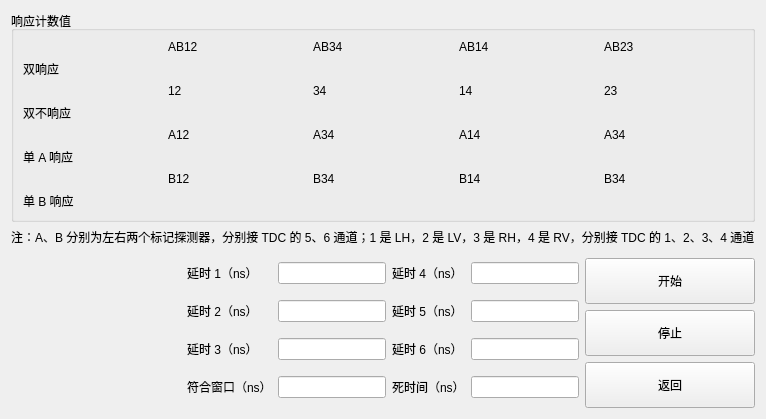
<?xml version="1.0" encoding="UTF-8"?>
<ui version="4.0">
 <class>HeraldQkdWidget</class>
 <widget class="QWidget" name="HeraldQkdWidget">
  <property name="geometry">
   <rect>
    <x>0</x>
    <y>0</y>
    <width>656</width>
    <height>419</height>
   </rect>
  </property>
  <property name="windowTitle">
   <string>Form</string>
  </property>
  <layout class="QGridLayout" name="gridLayout">
   <item row="3" column="2">
    <layout class="QVBoxLayout" name="verticalLayout_2">
     <item>
      <widget class="QPushButton" name="buttonStart">
       <property name="sizePolicy">
        <sizepolicy hsizetype="MinimumExpanding" vsizetype="MinimumExpanding">
         <horstretch>0</horstretch>
         <verstretch>0</verstretch>
        </sizepolicy>
       </property>
       <property name="text">
        <string>开始</string>
       </property>
      </widget>
     </item>
     <item>
      <widget class="QPushButton" name="buttonStop">
       <property name="sizePolicy">
        <sizepolicy hsizetype="Preferred" vsizetype="MinimumExpanding">
         <horstretch>0</horstretch>
         <verstretch>0</verstretch>
        </sizepolicy>
       </property>
       <property name="text">
        <string>停止</string>
       </property>
      </widget>
     </item>
     <item>
      <widget class="QPushButton" name="buttonReturn">
       <property name="sizePolicy">
        <sizepolicy hsizetype="Preferred" vsizetype="MinimumExpanding">
         <horstretch>0</horstretch>
         <verstretch>0</verstretch>
        </sizepolicy>
       </property>
       <property name="text">
        <string>返回</string>
       </property>
      </widget>
     </item>
    </layout>
   </item>
   <item row="2" column="1" rowspan="2">
    <layout class="QGridLayout" name="gridLayout_2">
     <item row="1" column="0">
      <widget class="QLabel" name="label_20">
       <property name="text">
        <string>延时 2（ns）</string>
       </property>
      </widget>
     </item>
     <item row="2" column="1">
      <widget class="QLineEdit" name="textDelay3"/>
     </item>
     <item row="0" column="0">
      <widget class="QLabel" name="label_19">
       <property name="text">
        <string>延时 1（ns）</string>
       </property>
      </widget>
     </item>
     <item row="1" column="1">
      <widget class="QLineEdit" name="textDelay2"/>
     </item>
     <item row="0" column="2">
      <widget class="QLabel" name="label_22">
       <property name="text">
        <string>延时 4（ns）</string>
       </property>
      </widget>
     </item>
     <item row="0" column="1">
      <widget class="QLineEdit" name="textDelay1"/>
     </item>
     <item row="0" column="3">
      <widget class="QLineEdit" name="textDelay4"/>
     </item>
     <item row="1" column="2">
      <widget class="QLabel" name="label_23">
       <property name="text">
        <string>延时 5（ns）</string>
       </property>
      </widget>
     </item>
     <item row="5" column="0">
      <widget class="QLabel" name="label_18">
       <property name="text">
        <string>符合窗口（ns）</string>
       </property>
      </widget>
     </item>
     <item row="2" column="2">
      <widget class="QLabel" name="label_24">
       <property name="text">
        <string>延时 6（ns）</string>
       </property>
      </widget>
     </item>
     <item row="1" column="3">
      <widget class="QLineEdit" name="textDelay5"/>
     </item>
     <item row="2" column="3">
      <widget class="QLineEdit" name="textDelay6"/>
     </item>
     <item row="5" column="1">
      <widget class="QLineEdit" name="textTolerance"/>
     </item>
     <item row="5" column="2">
      <widget class="QLabel" name="label_17">
       <property name="text">
        <string>死时间（ns）</string>
       </property>
      </widget>
     </item>
     <item row="5" column="3">
      <widget class="QLineEdit" name="textDeadTime"/>
     </item>
     <item row="2" column="0">
      <widget class="QLabel" name="label_21">
       <property name="text">
        <string>延时 3（ns）</string>
       </property>
      </widget>
     </item>
    </layout>
   </item>
   <item row="0" column="0" colspan="3">
    <widget class="QGroupBox" name="groupYields">
     <property name="sizePolicy">
      <sizepolicy hsizetype="Expanding" vsizetype="Expanding">
       <horstretch>0</horstretch>
       <verstretch>0</verstretch>
      </sizepolicy>
     </property>
     <property name="title">
      <string>响应计数值</string>
     </property>
     <layout class="QGridLayout" name="layoutYields">
      <item row="2" column="2">
       <widget class="QLabel" name="label_6">
        <property name="text">
         <string>34</string>
        </property>
       </widget>
      </item>
      <item row="1" column="0">
       <widget class="QLabel" name="label_9">
        <property name="text">
         <string>双响应</string>
        </property>
       </widget>
      </item>
      <item row="3" column="0">
       <widget class="QLabel" name="label_10">
        <property name="text">
         <string>双不响应</string>
        </property>
       </widget>
      </item>
      <item row="0" column="2">
       <widget class="QLabel" name="label_2">
        <property name="text">
         <string>AB34</string>
        </property>
       </widget>
      </item>
      <item row="4" column="2">
       <widget class="QLabel" name="label_14">
        <property name="text">
         <string>A34</string>
        </property>
       </widget>
      </item>
      <item row="6" column="4">
       <widget class="QLabel" name="label_36">
        <property name="text">
         <string>B34</string>
        </property>
       </widget>
      </item>
      <item row="4" column="4">
       <widget class="QLabel" name="label_16">
        <property name="text">
         <string>A34</string>
        </property>
       </widget>
      </item>
      <item row="7" column="0">
       <widget class="QLabel" name="label_12">
        <property name="text">
         <string>单 B 响应</string>
        </property>
       </widget>
      </item>
      <item row="2" column="3">
       <widget class="QLabel" name="label_7">
        <property name="text">
         <string>14</string>
        </property>
       </widget>
      </item>
      <item row="2" column="4">
       <widget class="QLabel" name="label_8">
        <property name="text">
         <string>23</string>
        </property>
       </widget>
      </item>
      <item row="6" column="1">
       <widget class="QLabel" name="label_33">
        <property name="text">
         <string>B12</string>
        </property>
       </widget>
      </item>
      <item row="5" column="0">
       <widget class="QLabel" name="label_11">
        <property name="text">
         <string>单 A 响应</string>
        </property>
       </widget>
      </item>
      <item row="6" column="2">
       <widget class="QLabel" name="label_34">
        <property name="text">
         <string>B34</string>
        </property>
       </widget>
      </item>
      <item row="4" column="3">
       <widget class="QLabel" name="label_15">
        <property name="text">
         <string>A14</string>
        </property>
       </widget>
      </item>
      <item row="6" column="3">
       <widget class="QLabel" name="label_35">
        <property name="text">
         <string>B14</string>
        </property>
       </widget>
      </item>
      <item row="0" column="1">
       <widget class="QLabel" name="label">
        <property name="text">
         <string>AB12</string>
        </property>
       </widget>
      </item>
      <item row="2" column="1">
       <widget class="QLabel" name="label_5">
        <property name="text">
         <string>12</string>
        </property>
       </widget>
      </item>
      <item row="4" column="1">
       <widget class="QLabel" name="label_13">
        <property name="text">
         <string>A12</string>
        </property>
       </widget>
      </item>
      <item row="0" column="3">
       <widget class="QLabel" name="label_3">
        <property name="text">
         <string>AB14</string>
        </property>
       </widget>
      </item>
      <item row="0" column="4">
       <widget class="QLabel" name="label_4">
        <property name="text">
         <string>AB23</string>
        </property>
       </widget>
      </item>
     </layout>
    </widget>
   </item>
   <item row="1" column="0" colspan="3">
    <widget class="QLabel" name="label_37">
     <property name="text">
      <string>注：A、B 分别为左右两个标记探测器，分别接 TDC 的 5、6 通道；1 是 LH，2 是 LV，3 是 RH，4 是 RV，分别接 TDC 的 1、2、3、4 通道</string>
     </property>
    </widget>
   </item>
   <item row="2" column="0" rowspan="2">
    <widget class="QLabel" name="labelPic">
     <property name="sizePolicy">
      <sizepolicy hsizetype="Expanding" vsizetype="Expanding">
       <horstretch>0</horstretch>
       <verstretch>0</verstretch>
      </sizepolicy>
     </property>
     <property name="text">
      <string/>
     </property>
    </widget>
   </item>
  </layout>
 </widget>
 <resources/>
 <connections/>
</ui>
